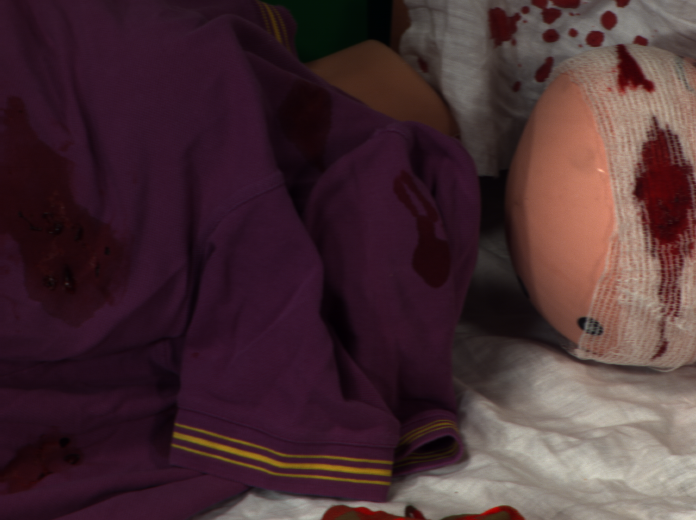
#> input picture task4output_B.png, 696 x 520 px
$ python task8.py
#> lines starting #> are read from the running program, lines starting #| are printed output that depends on the picture
import numpy as np
import matplotlib.pyplot as plt
from PIL import Image

# Function to show monochrome images of chosen spectral bands
def show_monochrome_images(image, band1, band2):
    fig, axes = plt.subplots(1, 2, figsize=(16, 8))
    axes[0].set_title(f"Spectral Band {band1}")
    axes[0].imshow(image[:, :, band1], cmap='gray')

    axes[1].set_title(f"Spectral Band {band2}")
    axes[1].imshow(image[:, :, band2], cmap='gray')

    plt.show()

# Load the image
image_path = "task4output_B.png"  # Path to the PNG file
image = np.array(Image.open(image_path))
#> image is the input picture: shape (520, 696, 4); mean R, G, B, A 70.6, 45.9, 51.1, 255

# Verify the number of bands
print(f"Image shape: {image.shape}")
#| Image shape: (520, 696, 4)

# Step 3: Show monochrome images of chosen spectral bands
# Choose bands based on analysis of spectra (e.g., bands 0 and 2 for demonstration)
band1, band2 = 0, min(2, image.shape[-1] - 1)  # Adjust based on the number of available bands
#> band1 = 0; band2 = 2
show_monochrome_images(image, band1, band2)
#> in show_monochrome_images, `plt.show()`:
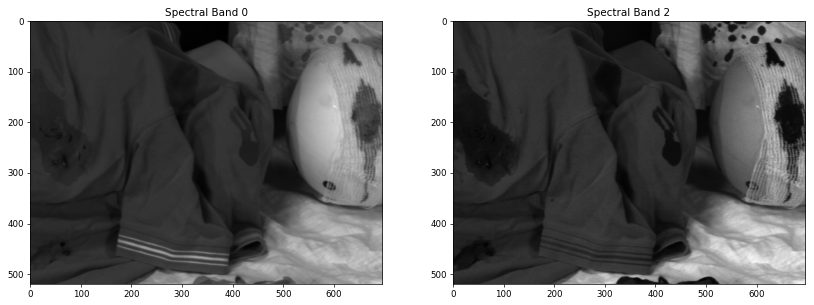
#> figure drawn by matplotlib, 2 panels
